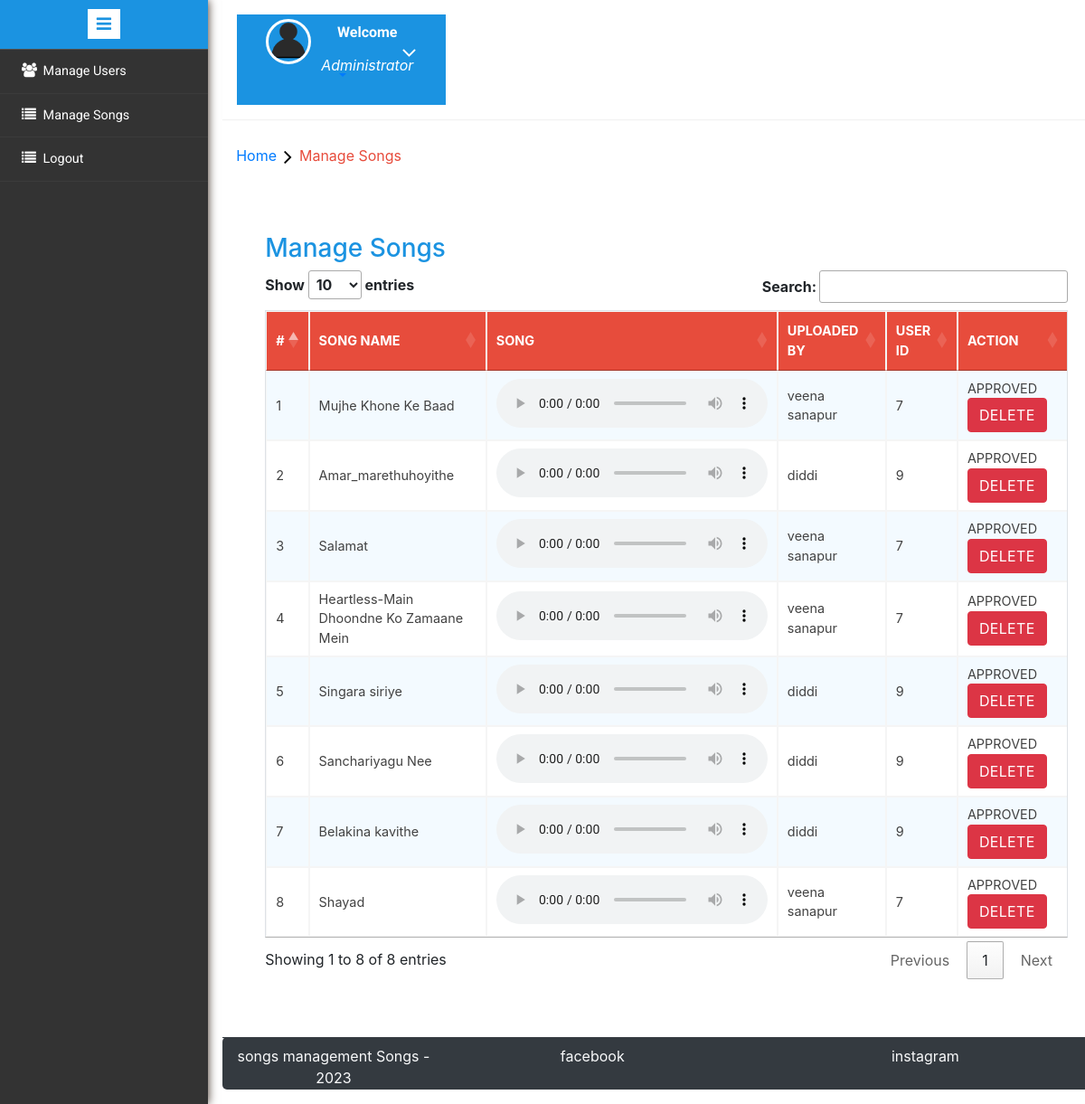
Page /admin/manage_songs.php (signed in) on the committed database.
### tables this page shows
CREATE TABLE `songs` (
  `song_id` int(11) NOT NULL,
  `song_mp3` varchar(1000) DEFAULT NULL,
  `song_photo` text DEFAULT NULL,
  `song_date` text DEFAULT NULL,
  `aritst_id` int(11) DEFAULT NULL,
  `song_name` varchar(225) NOT NULL,
  `verify` int(11) NOT NULL,
  `user_id` int(11) NOT NULL,
  `type_id` varchar(30) NOT NULL,
  `subtitle` varchar(100) NOT NULL
);

CREATE TABLE `users` (
  `user_id` int(11) NOT NULL,
  `username` varchar(45) DEFAULT NULL,
  `password` text DEFAULT NULL,
  `first_name` varchar(45) DEFAULT NULL,
  `last_name` varchar(45) DEFAULT NULL,
  `reg_date` varchar(45) DEFAULT NULL,
  `last_seen` varchar(45) DEFAULT NULL,
  `email` varchar(45) NOT NULL,
  `verify` int(11) NOT NULL,
  `code` varchar(40) NOT NULL,
  `block_status` int(11) NOT NULL,
  `gender` varchar(10) NOT NULL,
  `phonenumber` int(12) NOT NULL
);

### admin/manage_songs.php (the view, shortened to what this page needs)
<?php
include('includes/db.php');
if (strlen($_SESSION['alogin']) == 0) {
    header('location:index.php');
} else {
?>
    <!DOCTYPE HTML>
    <html>
    <head>
        <link href="css/bootstrap.min.css" rel='stylesheet' type='text/css' />
        <link href="css/style.css" rel='stylesheet' type='text/css' />
        <link rel="stylesheet" href="css/morris.css" type="text/css" />
        <link href="css/font-awesome.css" rel="stylesheet">
        <link rel="stylesheet" type="text/css" href="css/table-style.css" />
        <link rel="stylesheet" type="text/css" href="css/basictable.css" />
        <link rel="stylesheet" href="https://cdn.datatables.net/1.10.24/css/jquery.dataTables.min.css">
        <link rel="stylesheet" href="https://maxcdn.bootstrapcdn.com/bootstrap/4.0.0/css/bootstrap.min.css">
        <link rel="stylesheet" href="css/icon-font.min.css" type='text/css' />
    </head>
    <body>
        <div class="page-container">
            <div class="left-content">
                <div class="mother-grid-inner">
                    <?php include('./includes/header.php'); ?>
                </div>
                <ol class="breadcrumb">
                    <li class="breadcrumb-item"><a href="index.html">Home</a><i class="fa fa-angle-right"></i>Manage Songs</li>
                </ol>
                <div class="agile-grids">
                    <div class="agile-tables">
                        <div class="w3l-table-info">
                            <div class="container">
                                <h2>Manage Songs</h2>
                                <table id="table" class="table-bordered">
                                    <thead>
                                        <tr>
                                            <th>#</th>
                                            <th>Song Name</th>
                                            <th>Song</th>
                                            <th>Uploaded By</th>
                                            <th>User ID </th>
                                            <th>Action</th>
                                        </tr>
                                    </thead>
                                    <tbody>
                                        <?php $sql = "SELECT * from songs";
                                        $query = mysqli_query($conn, $sql);
                                        $cnt = 1;
                                        if (mysqli_num_rows($query) > 0) {
                                            while ($result = $query->fetch_assoc()) {                ?>
                                                <tr>
                                                    <td><?php echo htmlentities($cnt); ?></td>
                                                    <td><?php echo $result['song_name'] ?></td>
                                                    <td>
                                                        <audio controls>
                                                            <source src="horse.ogg" type="audio/ogg">
                                                            <source src="./../uploads/<?php echo $result['song_mp3']; ?>" type="audio/mpeg">
                                                        </audio>
                                                    </td>
                                                    <?php
                                                    $id = $result['user_id'];
                                                    $sql2 = "SELECT first_name,last_name,username from users where `user_id` ='$id'";
                                                    $query2 = mysqli_query($conn, $sql2);
                                                    $arr = $query2->fetch_assoc();
                                                    ?>
                                                    <td><?php echo htmlentities($arr['first_name']) . " " . htmlentities($arr['last_name']); ?></td>
                                                    <td><?php echo htmlentities($result['user_id']); ?><input type="hidden" id="song_id" value="<?php echo $result['song_id'] ?>"></td>
                                                    <?php
                                                    if ($result['verify'] == 0) {
                                                    ?>
                                                        <td colspan="2"><a href="approve.php?user_name=<?php echo $arr['username'] ?>&song_id=<?php echo $result['song_id'] ?>&action=1" class="btn btn-info">Approve</a>
                                                            <a href="delete_songs.php?user_name=<?php echo $arr['username'] ?>&song_id=<?php echo ($result['song_id']); ?>" class="btn btn-danger" title="">Reject</a>
                                                        </td>
                                                    <?php
                                                    } else {
                                                        echo "<td colspan='2'>APPROVED"; ?>
                                                        <a href="delete_songs.php?user_name=<?php echo $arr['username'] ?>&song_id=<?php echo ($result['song_id']); ?>" class="btn btn-danger" title="">Delete</a></td>
                                                    <?php }
                                                    ?>
                                                </tr>
                                        <?php $cnt = $cnt + 1;
                                            }
                                        } ?>
                                    </tbody>
                                </table>
                            </div>
                        </div>
                    </div>
                    <?php include('includes/footer.php'); ?>
            <?php include('includes/sidebarmenu.php'); ?>
    </body>
    </html>
<?php } ?>

### admin/css/table-style.css (style rules this page uses)
table { background: white; border-collapse: collapse; margin: 1.25em 0 0; width: 100%; }
table tr, table th, table td { border: none; border-bottom: 1px solid #e8e8e8; font-size: .95em; }
table th, table td { padding: 10px 12px; text-align: left; }
table th { background: #e74c3c; color: #fff; text-transform: uppercase; }
table tr td { background: #f3faff; color: #424242; }
table tr:nth-of-type(2n+2) td { background: #ffffff; }
table { width: 100%; }

### rows in the picture
songs: song_name "Mujhe Khone Ke Baad", user.first_name "veena", user.last_name "sanapur", user "7"
songs: song_name "Amar_marethuhoyithe", user.last_name "diddi", user "9"
songs: song_name "Salamat", user.first_name "veena", user.last_name "sanapur", user "7"
songs: song_name "Heartless-Main Dhoondne Ko Zamaane Mein", user.first_name "veena", user.last_name "sanapur", user "7"
songs: song_name "Singara siriye", user.last_name "diddi", user "9"
songs: song_name "Sanchariyagu Nee", user.last_name "diddi", user "9"
songs: song_name "Belakina kavithe", user.last_name "diddi", user "9"
songs: song_name "Shayad", user.first_name "veena", user.last_name "sanapur", user "7"
